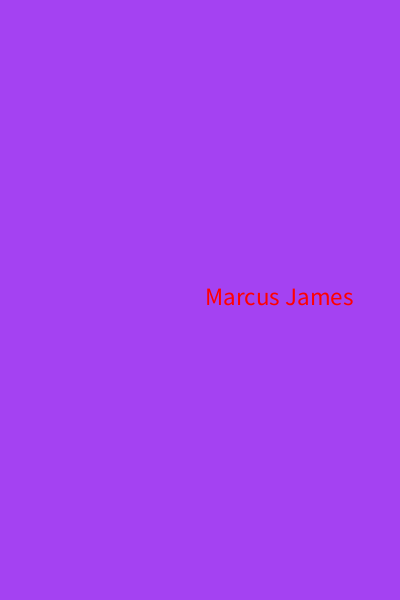
Frame 1 (no input)
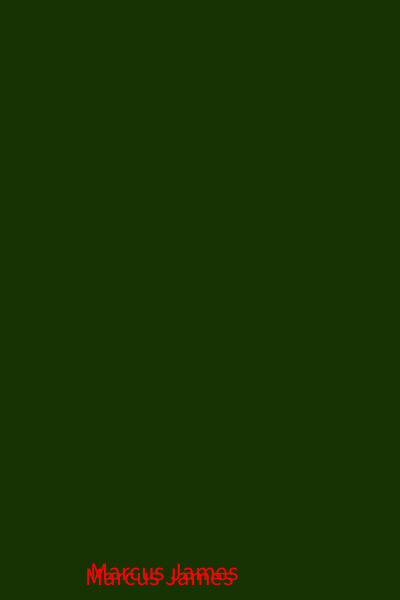
Frame 60 (the mouse pressed at the canvas centre just before this capture)
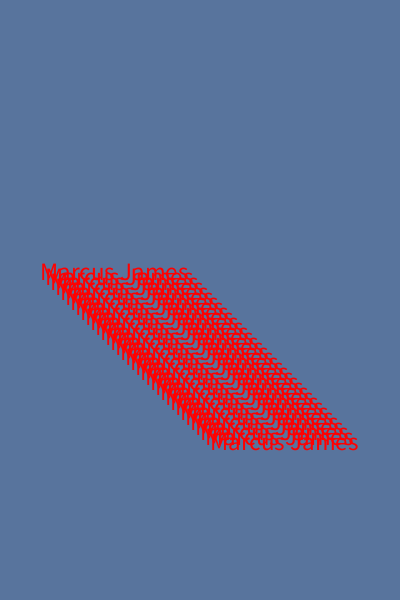
Frame 120 (the mouse held since frame 60 and released just before this capture)

The Processing sketch that drew these frames (run headless with seeded random() and noise(); from frame 60 on, the mouse is pressed at the canvas centre):

// Processing sketch: processing_62000
// ── processing_62000.pde

float radius; 
float ballX; 
float ballY; 
float xSpeed; 
float ySpeed; 

void setup() 
{ 
  size(400, 600); 
  background(random(255), random (255), random (255)); 
  smooth(); 
  frameRate(60); 
  radius = 10; 
  ballX = width/2; 
  ballY = height/2; 
  xSpeed = 5; 
  ySpeed = 5;
} 

void draw() 
{ 

  fill(255, 0, 0); 


  // Is ball at the bottom? 
  if (ballY >= height-radius ) 
  { 
    ballY = height-radius; 
    ySpeed = ySpeed * (-1) ;
    background (random (255), random (255), random (255));
  } 

  // Is ball at the top? 
  if (ballY <= radius ) 
  { 
    ballY = radius; 
    ySpeed = ySpeed * (-1) ;
    background (random (255), random (255), random (255));
  } 

  // Is ball at the right edge? 
  if (ballX >= width-radius-175 ) 
  { 
    ballX = width-radius-175; 
    xSpeed = xSpeed * (-1) ;
    background (random (255), random (255), random (255));
  } 

  // Is ball at the left edge? 
  if (ballX <= radius ) 
  { 

    ballX = radius; 
    xSpeed = xSpeed * (-1) ;
    background (random (255), random (255), random (255));
  } 

  ballX = ballX + xSpeed; 
  ballY = ballY + ySpeed;
  textSize(25); 
  text( "Marcus James", ballX, ballY); 
  println("x=" + ballX + " y=" + ballY);
} 

void mouseDragged() 
{ 
  ballX = mouseX; 
  xSpeed = mouseX - pmouseX ; 


  ballY = mouseY; 
  ySpeed = mouseY - pmouseY ;
}
